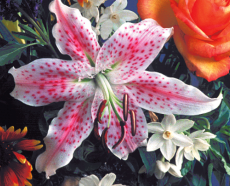
#> input picture two/lily.tif, 230 x 186 px
$ python first.py
#> lines starting #> are read from the running program, lines starting #| are printed output that depends on the picture
import cv2
import numpy as np

'''
img1=cv2.imread('diamond2.jpg')
img2=cv2.imread('flower2.jpg')
dst=cv2.addWeighted(img1,0.7,img2,0.3,0)
cv2.imwrite('dst.jpg',dst)
cv2.imshow('dst',dst)
cv2.waitKey(0)
cv2.destroyAllWindows()
'''


img=cv2.imread('lily.tif',0)
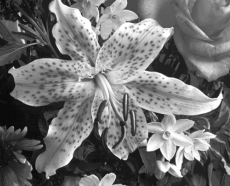
#> img: shape (186, 230); min 9, max 255, mean 113.1
img1 = cv2.add(img,80)
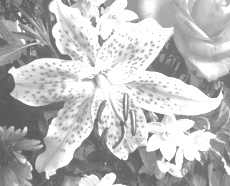
#> img1: shape (186, 230); min 89, max 255, mean 186.4
img2=cv2.subtract(img,80)
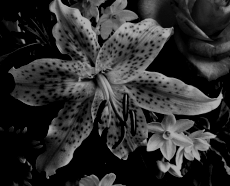
#> img2: shape (186, 230); min 0, max 175, mean 46.2
cv2.imshow('img',img)
cv2.imshow('img2',img2)
cv2.waitKey(0)
cv2.destroyAllWindows()

$ run again, with two/diamond2.jpg saved as two/lily.tif
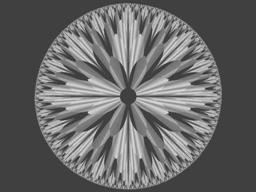
#> input picture two/diamond2.jpg, 256 x 192 px
#> img is the input picture: shape (192, 256); min 36, max 228, mean 102.6
#> `img1 = cv2.add(img,80)`:
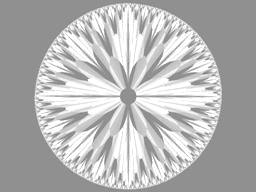
#> img1: shape (192, 256); min 116, max 255, mean 180.8
#> `img2=cv2.subtract(img,80)`:
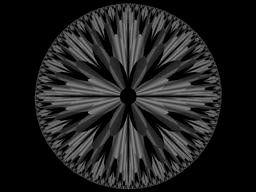
#> img2: shape (192, 256); min 0, max 148, mean 30.9

$ run again, with two/flower2.jpg saved as two/lily.tif
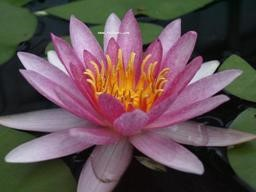
#> input picture two/flower2.jpg, 256 x 192 px
#> `img1 = cv2.add(img,80)`:
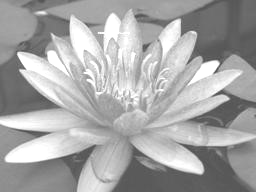
#> img1: shape (192, 256); min 80, max 255, mean 166.4
#> `img2=cv2.subtract(img,80)`:
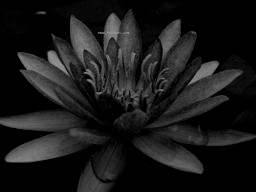
#> img2: shape (192, 256); min 0, max 152, mean 25.3

$ run again, with two/hust.jpg saved as two/lily.tif
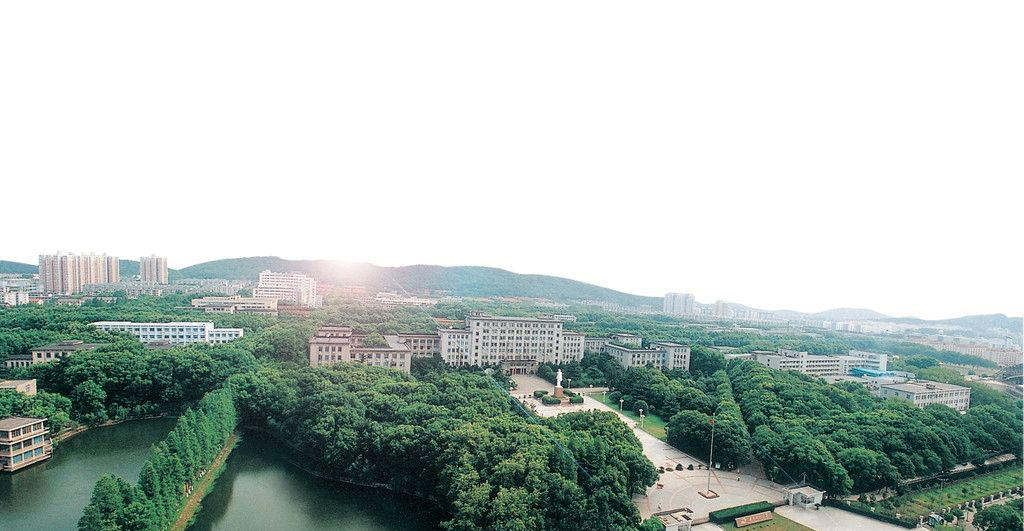
#> input picture two/hust.jpg, 1024 x 531 px
#> `img1 = cv2.add(img,80)`:
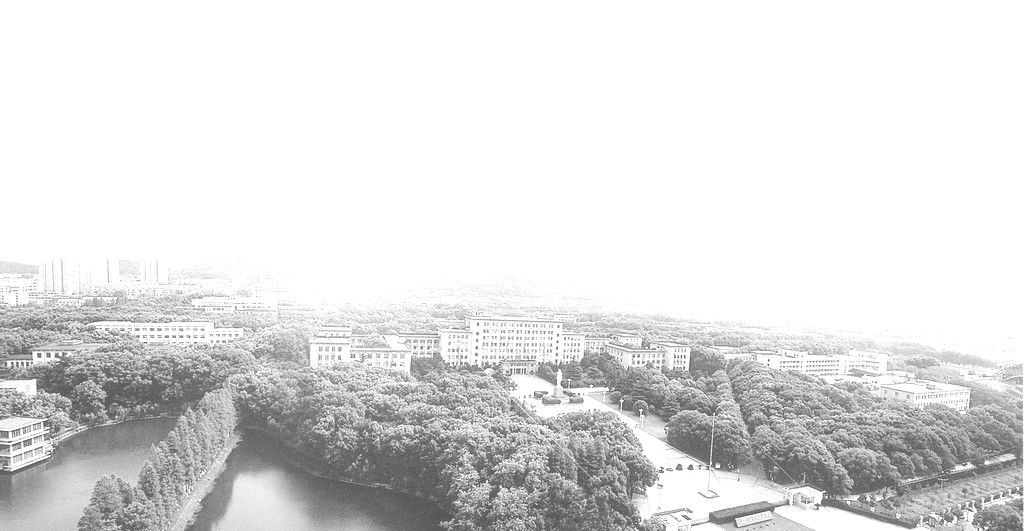
#> img1: shape (531, 1024); min 81, max 255, mean 223.7
#> `img2=cv2.subtract(img,80)`:
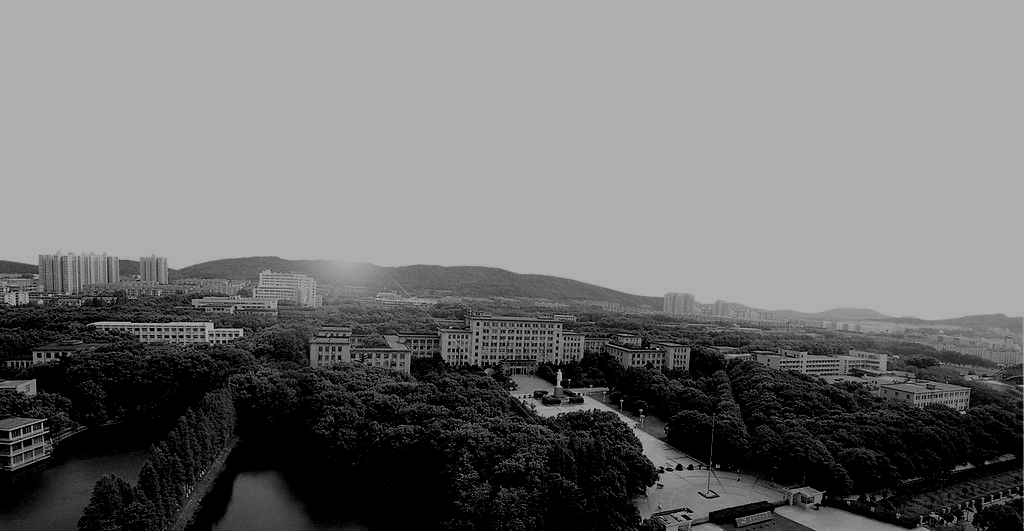
#> img2: shape (531, 1024); min 0, max 175, mean 114.3
